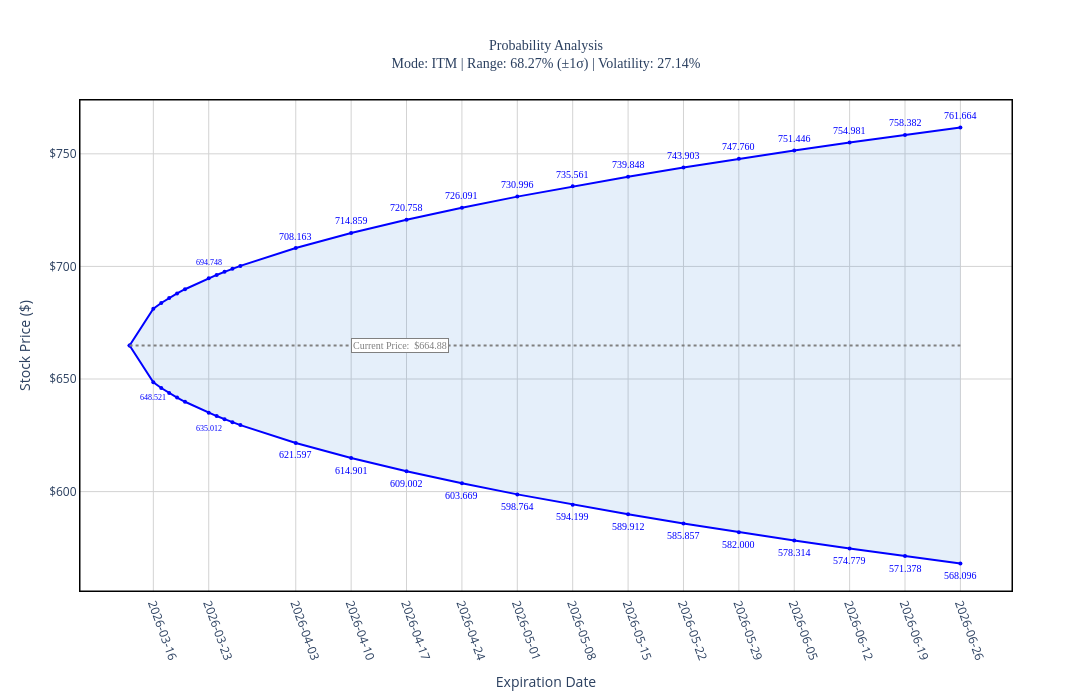

Write notebook code for a chart like this one.
### Code cell
# Interactive Plotly Chart - Based on Your Existing Chart
import plotly.graph_objects as go

# ==== Create Interactive Plotly Chart ====
fig = go.Figure()

# Add probability cone (upper and lower bounds) - exact same as your original
fig.add_trace(go.Scatter(
    x=df['expiration_day'],
    y=df['upper'],
    mode='lines+markers',
    name='',  # No legend name to match your original
    line=dict(color='blue', width=2),
    marker=dict(size=4, color='blue'),
    showlegend=False,
    hoverinfo='skip'  # Skip hover for cone lines
))

fig.add_trace(go.Scatter(
    x=df['expiration_day'],
    y=df['lower'],
    mode='lines+markers',
    name='',  # No legend name to match your original
    line=dict(color='blue', width=2),
    marker=dict(size=4, color='blue'),
    fill='tonexty',
    fillcolor='rgba(0,100,200,0.1)',
    showlegend=False,
    hoverinfo='skip'  # Skip hover for cone lines
))

# Add current price line (gray dotted) with stock price in middle
fig.add_trace(go.Scatter(
    x=[df['expiration_day'].min(), df['expiration_day'].max()],
    y=[stock_price, stock_price],
    mode='lines',
    line=dict(color='gray', width=2, dash='dot'),
    showlegend=False,
    hoverinfo='skip',
    name='Current Price Line'
))

# Add current stock price label in the middle of the chart
fig.add_annotation(
    x=df["expiration_day"].iloc[len(df)//2],  # Middle of the date range
    y=stock_price,
    text=f'Current Price:  ${stock_price}',
    showarrow=False,
    font=dict(size=10, color='gray', family="Arial Black"),
    bgcolor='white',
    bordercolor='gray',
    borderwidth=1,
    xanchor='left',
    yanchor='middle'
)

# Add price labels on the cone lines - replicate your original labels
daily_mask = df["type"] == "Daily"
daily_count = 0
annotations = []

for i, row in df[daily_mask].iterrows():
    if i > 0:  # Skip today's point
        if daily_count % 5 == 0:  # Show every 5th daily option
            # Upper label
            annotations.append(dict(
                x=row["expiration_day"],
                y=row["upper"] + 4,
                text=f"{row['upper']:.3f}",
                showarrow=False,
                font=dict(size=8, color="blue", family="Arial Black"),
                xanchor="center",
                yanchor="bottom"
            ))
            # Lower label
            annotations.append(dict(
                x=row["expiration_day"],
                y=row["lower"] - 4,
                text=f"{row['lower']:.3f}",
                showarrow=False,
                font=dict(size=8, color="blue", family="Arial Black"),
                xanchor="center",
                yanchor="top"
            ))
        daily_count += 1

# Add price labels for weekly options
weekly_mask = df["type"] == "Weekly"
for i, row in df[weekly_mask].iterrows():
    offset = 2  # Add spacing from the lines
    annotations.append(dict(
        x=row["expiration_day"],
        y=row["upper"] + offset,
        text=f"{row['upper']:.3f}",
        showarrow=False,
        font=dict(size=10, color="blue", family="Arial Black"),
        xanchor="center",
        yanchor="bottom"
    ))
    # Lower label
    annotations.append(dict(
        x=row["expiration_day"],
        y=row["lower"] - offset,
        text=f"{row['lower']:.3f}",
        showarrow=False,
        font=dict(size=10, color="blue", family="Arial Black"),
        xanchor="center",
        yanchor="top"
    ))

# ==== Add Invisible Hover Layer for Probabilities ====
hover_data = []

# Use your existing delta_2d_df data
for exp_date, row in delta_2d_df.iterrows():
    for strike_price, probability in row.items():
        hover_data.append({
            'expiration_date': exp_date,
            'strike_price': strike_price,
            'probability': probability
        })

hover_df = pd.DataFrame(hover_data)

# Add invisible scatter plot for hover functionality with crosshairs
fig.add_trace(go.Scatter(
    x=hover_df['expiration_date'],
    y=hover_df['strike_price'],
    mode='markers',
    marker=dict(
        size=8,
        color='rgba(0,0,0,0)',  # Completely transparent
        line=dict(width=0)
    ),
    showlegend=False,
    hovertemplate='<b>Strike Price: $%{y}</b><br>' +
                  'Expiration: %{x|%b %d}<br>' +
                  'Probability Above: %{customdata:.1%}<br>' +
                  '<extra></extra>',
    customdata=hover_df['probability'],
    name='Probabilities'
))

# Update layout to match your exact original chart
selected_daily = df[df["type"] == "Daily"].iloc[::5]  # Every 5th daily
weekly_dates = df[df["type"] == "Weekly"].iloc[::1]   # All weekly
all_selected_dates = list(selected_daily["expiration_day"]) + list(weekly_dates["expiration_day"])
all_selected_dates = sorted(all_selected_dates)

fig.update_layout(
    title=dict(
        text=f"Probability Analysis<br>Mode: ITM | Range: 68.27% (±1σ) | Volatility: {iv*100:.2f}%",
        x=0.5,
        font=dict(size=14, family="Arial Black")
    ),
    xaxis_title='Expiration Date',
    yaxis_title='Stock Price ($)',
    hovermode='closest',
    width=1400,
    height=700,
    showlegend=False,  # No legend like your original
    plot_bgcolor='white',
    annotations=annotations,  # Add all the price labels
    # Add box around the plot area
    shapes=[
        dict(
            type="rect",
            xref="paper", yref="paper",
            x0=0, y0=0, x1=1, y1=1,
            line=dict(color="black", width=1),
            fillcolor="rgba(0,0,0,0)"
        )
    ],
    xaxis=dict(
        tickvals=all_selected_dates,
        ticktext=[d.strftime('%Y-%m-%d') for d in all_selected_dates],
        tickangle=70,
        gridcolor='lightgray',
        gridwidth=1,
        linecolor='black',
        linewidth=1,
        mirror=True  # Add border
    ),
    yaxis=dict(
        tickformat='$,.0f',
        gridcolor='lightgray',
        gridwidth=1,
        linecolor='black',
        linewidth=1,
        mirror=True  # Add border
    ),
    # Add crosshair cursor
    hoverlabel=dict(
        bgcolor="white",
        bordercolor="black",
        font_size=12
    )
)

# Add crosshair lines (vertical and horizontal dotted gray lines on hover)
fig.update_layout(
    xaxis=dict(
        showspikes=True,
        spikecolor="gray",
        spikethickness=1,
        spikedash="dot",
        spikemode="across",
        tickvals=all_selected_dates,
        ticktext=[d.strftime('%Y-%m-%d') for d in all_selected_dates],
        tickangle=70,
        gridcolor='lightgray',
        gridwidth=1
    ),
    yaxis=dict(
        showspikes=True,
        spikecolor="gray",
        spikethickness=1,
        spikedash="dot",
        spikemode="across",
        tickformat='$,.0f',
        gridcolor='lightgray',
        gridwidth=1
    )
)

fig.show()

# Generate HTML for the plotly figure
plotly_html = fig.to_html(full_html=False)

### Figure 1 — Plotly figure (JSON) as saved in the notebook; plotly's stock layout.template omitted (floating-point values rounded to 4 significant figures; data arrays with more than 128 entries replaced by an {"elided": "..."} marker saying what was removed)
{"data": [{"hoverinfo": "skip", "line": {"color": "blue", "width": 2}, "marker": {"color": "blue", "size": 4}, "mode": "lines+markers", "name": "", "showlegend": false, "type": "scatter", "x": ["2026-03-13T00:00:00.000000000", "2026-03-16T00:00:00.000000000", "2026-03-17T00:00:00.000000000", "2026-03-18T00:00:00.000000000", "2026-03-19T00:00:00.000000000", "2026-03-20T00:00:00.000000000", "2026-03-23T00:00:00.000000000", "2026-03-24T00:00:00.000000000", "2026-03-25T00:00:00.000000000", "2026-03-26T00:00:00.000000000", "2026-03-27T00:00:00.000000000", "2026-04-03T00:00:00.000000000", "2026-04-10T00:00:00.000000000", "2026-04-17T00:00:00.000000000", "2026-04-24T00:00:00.000000000", "2026-05-01T00:00:00.000000000", "2026-05-08T00:00:00.000000000", "2026-05-15T00:00:00.000000000", "2026-05-22T00:00:00.000000000", "2026-05-29T00:00:00.000000000", "2026-06-05T00:00:00.000000000", "2026-06-12T00:00:00.000000000", "2026-06-19T00:00:00.000000000", "2026-06-26T00:00:00.000000000"], "y": [664.9, 681.2, 683.8, 686.0, 688.0, 689.9, 694.7, 696.2, 697.6, 698.9, 700.2, 708.2, 714.9, 720.8, 726.1, 731.0, 735.6, 739.8, 743.9, 747.8, 751.4, 755.0, 758.4, 761.7]}, {"fill": "tonexty", "fillcolor": "rgba(0,100,200,0.1)", "hoverinfo": "skip", "line": {"color": "blue", "width": 2}, "marker": {"color": "blue", "size": 4}, "mode": "lines+markers", "name": "", "showlegend": false, "type": "scatter", "x": ["2026-03-13T00:00:00.000000000", "2026-03-16T00:00:00.000000000", "2026-03-17T00:00:00.000000000", "2026-03-18T00:00:00.000000000", "2026-03-19T00:00:00.000000000", "2026-03-20T00:00:00.000000000", "2026-03-23T00:00:00.000000000", "2026-03-24T00:00:00.000000000", "2026-03-25T00:00:00.000000000", "2026-03-26T00:00:00.000000000", "2026-03-27T00:00:00.000000000", "2026-04-03T00:00:00.000000000", "2026-04-10T00:00:00.000000000", "2026-04-17T00:00:00.000000000", "2026-04-24T00:00:00.000000000", "2026-05-01T00:00:00.000000000", "2026-05-08T00:00:00.000000000", "2026-05-15T00:00:00.000000000", "2026-05-22T00:00:00.000000000", "2026-05-29T00:00:00.000000000", "2026-06-05T00:00:00.000000000", "2026-06-12T00:00:00.000000000", "2026-06-19T00:00:00.000000000", "2026-06-26T00:00:00.000000000"], "y": [664.9, 648.5, 646.0, 643.8, 641.7, 639.9, 635.0, 633.6, 632.2, 630.8, 629.5, 621.6, 614.9, 609.0, 603.7, 598.8, 594.2, 589.9, 585.9, 582.0, 578.3, 574.8, 571.4, 568.1]}, {"hoverinfo": "skip", "line": {"color": "gray", "dash": "dot", "width": 2}, "mode": "lines", "name": "Current Price Line", "showlegend": false, "type": "scatter", "x": ["2026-03-13T00:00:00", "2026-06-26T00:00:00"], "y": [664.9, 664.9]}, {"customdata": {"elided": "713 float values"}, "hovertemplate": "<b>Strike Price: $%{y}</b><br>Expiration: %{x|%b %d}<br>Probability Above: %{customdata:.1%}<br><extra></extra>", "marker": {"color": "rgba(0,0,0,0)", "line": {"width": 0}, "size": 8}, "mode": "markers", "name": "Probabilities", "showlegend": false, "type": "scatter", "x": {"elided": "713 str values"}, "y": {"elided": "713 int values"}}], "layout": {"annotations": [{"bgcolor": "white", "bordercolor": "gray", "borderwidth": 1, "font": {"color": "gray", "family": "Arial Black", "size": 10}, "showarrow": false, "text": "Current Price:  $664.88", "x": "2026-04-10T00:00:00", "xanchor": "left", "y": 664.9, "yanchor": "middle"}, {"font": {"color": "blue", "family": "Arial Black", "size": 8}, "showarrow": false, "text": "648.521", "x": "2026-03-16T00:00:00", "xanchor": "center", "y": 644.5, "yanchor": "top"}, {"font": {"color": "blue", "family": "Arial Black", "size": 8}, "showarrow": false, "text": "694.748", "x": "2026-03-23T00:00:00", "xanchor": "center", "y": 698.7, "yanchor": "bottom"}, {"font": {"color": "blue", "family": "Arial Black", "size": 8}, "showarrow": false, "text": "635.012", "x": "2026-03-23T00:00:00", "xanchor": "center", "y": 631.0, "yanchor": "top"}, {"font": {"color": "blue", "family": "Arial Black", "size": 10}, "showarrow": false, "text": "708.163", "x": "2026-04-03T00:00:00", "xanchor": "center", "y": 710.2, "yanchor": "bottom"}, {"font": {"color": "blue", "family": "Arial Black", "size": 10}, "showarrow": false, "text": "621.597", "x": "2026-04-03T00:00:00", "xanchor": "center", "y": 619.6, "yanchor": "top"}, {"font": {"color": "blue", "family": "Arial Black", "size": 10}, "showarrow": false, "text": "714.859", "x": "2026-04-10T00:00:00", "xanchor": "center", "y": 716.9, "yanchor": "bottom"}, {"font": {"color": "blue", "family": "Arial Black", "size": 10}, "showarrow": false, "text": "614.901", "x": "2026-04-10T00:00:00", "xanchor": "center", "y": 612.9, "yanchor": "top"}, {"font": {"color": "blue", "family": "Arial Black", "size": 10}, "showarrow": false, "text": "720.758", "x": "2026-04-17T00:00:00", "xanchor": "center", "y": 722.8, "yanchor": "bottom"}, {"font": {"color": "blue", "family": "Arial Black", "size": 10}, "showarrow": false, "text": "609.002", "x": "2026-04-17T00:00:00", "xanchor": "center", "y": 607.0, "yanchor": "top"}, {"font": {"color": "blue", "family": "Arial Black", "size": 10}, "showarrow": false, "text": "726.091", "x": "2026-04-24T00:00:00", "xanchor": "center", "y": 728.1, "yanchor": "bottom"}, {"font": {"color": "blue", "family": "Arial Black", "size": 10}, "showarrow": false, "text": "603.669", "x": "2026-04-24T00:00:00", "xanchor": "center", "y": 601.7, "yanchor": "top"}, {"font": {"color": "blue", "family": "Arial Black", "size": 10}, "showarrow": false, "text": "730.996", "x": "2026-05-01T00:00:00", "xanchor": "center", "y": 733.0, "yanchor": "bottom"}, {"font": {"color": "blue", "family": "Arial Black", "size": 10}, "showarrow": false, "text": "598.764", "x": "2026-05-01T00:00:00", "xanchor": "center", "y": 596.8, "yanchor": "top"}, {"font": {"color": "blue", "family": "Arial Black", "size": 10}, "showarrow": false, "text": "735.561", "x": "2026-05-08T00:00:00", "xanchor": "center", "y": 737.6, "yanchor": "bottom"}, {"font": {"color": "blue", "family": "Arial Black", "size": 10}, "showarrow": false, "text": "594.199", "x": "2026-05-08T00:00:00", "xanchor": "center", "y": 592.2, "yanchor": "top"}, {"font": {"color": "blue", "family": "Arial Black", "size": 10}, "showarrow": false, "text": "739.848", "x": "2026-05-15T00:00:00", "xanchor": "center", "y": 741.8, "yanchor": "bottom"}, {"font": {"color": "blue", "family": "Arial Black", "size": 10}, "showarrow": false, "text": "589.912", "x": "2026-05-15T00:00:00", "xanchor": "center", "y": 587.9, "yanchor": "top"}, {"font": {"color": "blue", "family": "Arial Black", "size": 10}, "showarrow": false, "text": "743.903", "x": "2026-05-22T00:00:00", "xanchor": "center", "y": 745.9, "yanchor": "bottom"}, {"font": {"color": "blue", "family": "Arial Black", "size": 10}, "showarrow": false, "text": "585.857", "x": "2026-05-22T00:00:00", "xanchor": "center", "y": 583.9, "yanchor": "top"}, {"font": {"color": "blue", "family": "Arial Black", "size": 10}, "showarrow": false, "text": "747.760", "x": "2026-05-29T00:00:00", "xanchor": "center", "y": 749.8, "yanchor": "bottom"}, {"font": {"color": "blue", "family": "Arial Black", "size": 10}, "showarrow": false, "text": "582.000", "x": "2026-05-29T00:00:00", "xanchor": "center", "y": 580.0, "yanchor": "top"}, {"font": {"color": "blue", "family": "Arial Black", "size": 10}, "showarrow": false, "text": "751.446", "x": "2026-06-05T00:00:00", "xanchor": "center", "y": 753.4, "yanchor": "bottom"}, {"font": {"color": "blue", "family": "Arial Black", "size": 10}, "showarrow": false, "text": "578.314", "x": "2026-06-05T00:00:00", "xanchor": "center", "y": 576.3, "yanchor": "top"}, {"font": {"color": "blue", "family": "Arial Black", "size": 10}, "showarrow": false, "text": "754.981", "x": "2026-06-12T00:00:00", "xanchor": "center", "y": 757.0, "yanchor": "bottom"}, {"font": {"color": "blue", "family": "Arial Black", "size": 10}, "showarrow": false, "text": "574.779", "x": "2026-06-12T00:00:00", "xanchor": "center", "y": 572.8, "yanchor": "top"}, {"font": {"color": "blue", "family": "Arial Black", "size": 10}, "showarrow": false, "text": "758.382", "x": "2026-06-19T00:00:00", "xanchor": "center", "y": 760.4, "yanchor": "bottom"}, {"font": {"color": "blue", "family": "Arial Black", "size": 10}, "showarrow": false, "text": "571.378", "x": "2026-06-19T00:00:00", "xanchor": "center", "y": 569.4, "yanchor": "top"}, {"font": {"color": "blue", "family": "Arial Black", "size": 10}, "showarrow": false, "text": "761.664", "x": "2026-06-26T00:00:00", "xanchor": "center", "y": 763.7, "yanchor": "bottom"}, {"font": {"color": "blue", "family": "Arial Black", "size": 10}, "showarrow": false, "text": "568.096", "x": "2026-06-26T00:00:00", "xanchor": "center", "y": 566.1, "yanchor": "top"}], "height": 700, "hoverlabel": {"bgcolor": "white", "bordercolor": "black", "font": {"size": 12}}, "hovermode": "closest", "plot_bgcolor": "white", "shapes": [{"fillcolor": "rgba(0,0,0,0)", "line": {"color": "black", "width": 1}, "type": "rect", "x0": 0, "x1": 1, "xref": "paper", "y0": 0, "y1": 1, "yref": "paper"}], "showlegend": false, "title": {"font": {"family": "Arial Black", "size": 14}, "text": "Probability Analysis<br>Mode: ITM | Range: 68.27% (±1σ) | Volatility: 27.14%", "x": 0.5}, "width": 1400, "xaxis": {"gridcolor": "lightgray", "gridwidth": 1, "linecolor": "black", "linewidth": 1, "mirror": true, "showspikes": true, "spikecolor": "gray", "spikedash": "dot", "spikemode": "across", "spikethickness": 1, "tickangle": 70, "ticktext": ["2026-03-16", "2026-03-23", "2026-04-03", "2026-04-10", "2026-04-17", "2026-04-24", "2026-05-01", "2026-05-08", "2026-05-15", "2026-05-22", "2026-05-29", "2026-06-05", "2026-06-12", "2026-06-19", "2026-06-26"], "tickvals": ["2026-03-16T00:00:00", "2026-03-23T00:00:00", "2026-04-03T00:00:00", "2026-04-10T00:00:00", "2026-04-17T00:00:00", "2026-04-24T00:00:00", "2026-05-01T00:00:00", "2026-05-08T00:00:00", "2026-05-15T00:00:00", "2026-05-22T00:00:00", "2026-05-29T00:00:00", "2026-06-05T00:00:00", "2026-06-12T00:00:00", "2026-06-19T00:00:00", "2026-06-26T00:00:00"], "title": {"text": "Expiration Date"}}, "yaxis": {"gridcolor": "lightgray", "gridwidth": 1, "linecolor": "black", "linewidth": 1, "mirror": true, "showspikes": true, "spikecolor": "gray", "spikedash": "dot", "spikemode": "across", "spikethickness": 1, "tickformat": "$,.0f", "title": {"text": "Stock Price ($)"}}}}
